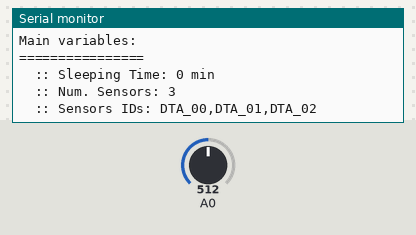
The sketch below on a simulated Arduino Uno, built with avr-gcc and run on an emulated ATmega328P. Parts: the last lines printed to the serial monitor. Inputs (shaded band) come from the test bench; at power-on: A0 = 512. No radio packets arrive unless stated.

Above: at 1.2 s.
1.3 s: A0 set to 716
At 3.8 s:
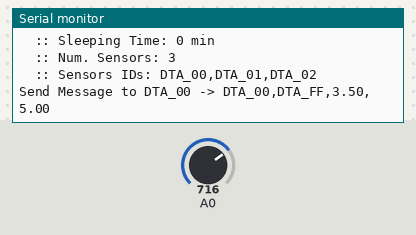
At 7.3 s:
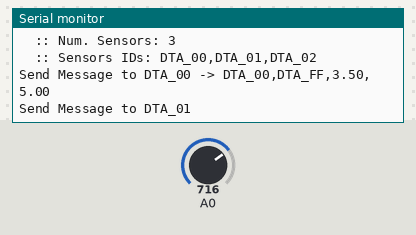

The sketch:

LoRa_Gateway_v4_No_GSM.ino
```cpp
/*************************************************
 *                   GATEWAY                     *
 *************************************************/

#include <SPI.h>
#include <LoRa.h>
#include <SoftwareSerial.h>
#include <avr/wdt.h>

#include "LowPower.h"
#include "miscelaneas.h"
#include "configuracion.h"
#include "comunicaciones.h"
#include "analogicSensor.h"

void setup() {
  Serial.begin(115200);
  while (!Serial);
  while (!LoRa.begin(frequency)) {
    Serial.println(F("LoRa init failed. Check your connections."));
    delay(1);
  }
  LoRa.setTxPower(20); // Ajusta la potencia de transmisión a 20 dBm
  LoRa.setSignalBandwidth(125E3); // Ancho de banda de 125 kHz
  LoRa.setSpreadingFactor(12);    // Factor de propagación de 12
  LoRa.setCodingRate4(5);         // Tasa de codificación 4/5
  Serial.println(F("\n\nDTA-Agrícola LoRa_Gateway v0.4\n"));
  comunicaciones("", "", true);
}

void loop() {
  onReceive();
  if (runEvery(3000)) {
    String message = "DTA_FF," + nodes[idx] + "," + String(sleepingTime);
    LoRa_sendMessage(message);
    Serial.print("\nSend Message to " + nodes[idx]);
    repeat++;
    if (repeat == 2) {
      setCounters();
    }
  }
}

void LoRa_sendMessage(String message) {
  LoRa.beginPacket();
  LoRa.print(message);
  LoRa.endPacket(true);
}

void onReceive() {
  measurements[idx] = -99.0;
  voltages[idx] = -99.0;
  if (nodes[idx] == String(nodeAddress) && repeat > 0) {
    measurements[idx] = readAnalogicData(sensor);
    voltages[idx] = readVcc();
    setData(String(measurements[idx]) + "," + String(voltages[idx]), 0);
    setCounters();
  } else {
    if (LoRa.parsePacket() > 0) {
      String message = "";
      while (LoRa.available()) {
        message += (char)LoRa.read();
      }
      if (message.length() > 14 && message.substring(0, 6) == nodes[idx] && message.substring(7, 13) == String(gatewayAddress)) {
        setData(message, 14);
        setCounters();
      }
    }
  }
}

void setData(String data, byte offSet) {
  Serial.print(F(" -> "));
  if (offSet == 0) {
    Serial.print(nodes[idx] + "," + String(gatewayAddress));
  } else {
    Serial.print(data.substring(0, offSet - 1));
    byte i = data.indexOf(',', offSet);
    measurements[idx] = data.substring(offSet, i).toFloat();
    voltages[idx] = data.substring(i + 1, data.length()).toFloat();
  }
  Serial.print("," + String(measurements[idx]) + "," + String(voltages[idx]));
}

void setCounters() {
  idx++;
  idx = idx < numSensors ? idx : 0;
  repeat = 0;
  if (idx == 0) {
    showAndTxData();
    delay(50);
    sleepFor(sleepingTime);
    Serial.println(F("\n[[[ Nuevo ciclo... ]]]"));
  }
}

void showAndTxData() {
  String strMeasurements = "";
  String strVoltages = "";
  for (int i = 0; i < numSensors; i++) strMeasurements += i == 0 ? String(measurements[i]) : "," + String(measurements[i]);
  for (int i = 0; i < numSensors; i++) strVoltages += i == 0 ? String(voltages[i]) : "," + String(voltages[i]);
  Serial.print(F("\nMeasurements: [")); Serial.print(strMeasurements);
  Serial.print(F("]\nVoltages:     [")); Serial.print(strVoltages); Serial.println(F("]"));
  comunicaciones(strMeasurements, strVoltages, false);
}

boolean runEvery(unsigned long interval) {
  static unsigned long previousMillis = 0;
  unsigned long currentMillis = millis();
  if (currentMillis - previousMillis >= interval) {
    previousMillis = currentMillis;
    return true;
  }
  return false;
}

void sleepFor(float minutes) {
  Serial.print(F("Sleeping for ")); Serial.print(minutes); Serial.println(F(" minutes..."));
  delay(10);
  int timeToSleep = 15 * minutes;
  for (int i = 0; i <= timeToSleep; i++) {
    LowPower.powerDown(SLEEP_4S, ADC_OFF, BOD_OFF);
    wdt_reset();
  }
}
```

analogicSensor.h
```cpp
#pragma region Sensores

int cmp_desc(const void *c1, const void *c2) {
  return *((int *)c2) - *((int *)c1);
}

int cmp_asc(const void *c1, const void *c2) {
  return *((int *)c1) - *((int *)c2);
}

float meanArray(float arr[]) {
  float result = 0;
  for (int i = 1; i < 99; i++) {
    result += arr[i];
  }
  return result / 98;
}

long readVcc() {
  ADMUX = _BV(REFS0) | _BV(MUX3) | _BV(MUX2) | _BV(MUX1);
  delay(2);
  ADCSRA |= _BV(ADSC);
  while (bit_is_set(ADCSRA, ADSC));

  long result = ADCL;
  result |= ADCH << 8;
  result = 1126400L / result; // Back-calculate AVcc in mV
  return result / 1000.0;
}

float readAnalogicData(int port) {
  float vcc = readVcc();
  float values[100];
  for (int i = 0; i < 100; i++) {
    values[i] = analogRead(port);
    delayMicroseconds(30);
  }
  qsort(values, 100, sizeof(float), cmp_asc);
  float result = meanArray(values);
  return (result / 1024.0) * vcc;
}

#pragma endregion Sensores
```

comunicaciones.h
```cpp
#include "Arduino.h"

#pragma region Comunicaciones

void commWatchDogReset() {
  commError += (restartGSM) ? 1 : commError = 0;
  if (commError > 0) {
    Serial.print(F("commError: ")); Serial.println(commError);
  }
  if (commError == 10) {
    resetSoftware();
  }
}

String getResponse(int wait, bool response){
  String result = "";
  delay(wait);
  unsigned long iTimer = millis();
  while(!gprs.available() && (millis() - iTimer) <= 1000) {
    delay(5);
  }
  while(gprs.available() > 0) {
    result += (char)gprs.read();
    delay(1.5);
  }
  if (response) {
    Serial.println(result);
  }
  return result;
}

String getDataStream(String dataSetream) {
  dataSetream = dataSetream.substring(dataSetream.indexOf('"'), dataSetream.indexOf("OK"));
  commRx = dataSetream != "" ? true : false;
  restartGSM = !commRx ? true : false;
  return dataSetream;
}

int getSignalValue() {
  gprs.println(F("AT+CSQ"));           // Calidad de la señal -  debe ser 9 o superior: +CSQ: 14,0 OK
  String aux1 = getResponse(15, false);
  String aux2 = parse(aux1, ' ', 1);
  String aux3 = parse(aux2, ',', 0);
  int result = aux3.toInt();
  return result;
}

void testComunicaciones() {
  wdt_reset();                         // Reset the watchdog
  gprs.println(F("AT+IPR=9600"));      // Velocidad en baudios?
  getResponse(15, testComm);
  gprs.println(F("AT"));               // Tarjeta SIM Lista? OK
  getResponse(15, testComm);
  gprs.println(F("AT+CGMI"));          // Fabricante del dispositivo?
  getResponse(15, testComm);
  gprs.println(F("ATI"));              // Información del producto?
  getResponse(15, testComm);
  gprs.println(F("AT+CGSN"));          // Número de serie?
  getResponse(15, testComm);
  gprs.println(F("AT+IPR?"));          // Velocidad en baudios?
  getResponse(15, testComm);
  gprs.println(F("AT+CBC"));           // Estado de la bateriía
  getResponse(15, testComm);
  gprs.println(F("AT+CFUN?"));         // Funcionalidad 0 mínima 1 máxima
  getResponse(15, testComm);
  gprs.println(F("AT+CGATT=1"));       // Tarjeta SIM insetada? +CPIN: READY OK
  getResponse(15, testComm);
  gprs.println(F("AT+CPIN?"));         // Tarjeta SIM insetada? +CPIN: READY OK
  getResponse(15, testComm);
  gprs.println(F("AT+WIND=1"));        // Indicación de tarjeta SIM insetada? +CPIN: READY OK
  wdt_reset();                         // Reset the watchdog
  getResponse(15, testComm);
  gprs.println(F("AT+CREG?"));         // Tarjeta SIM registrada? +CREG: 0,1 OK
  getResponse(15, testComm);
  gprs.println(F("AT+CGATT?"));        // Tiene GPRS? +CGATT: 1 OK
  getResponse(15, testComm);
  gprs.println(F("AT+CSQ"));           // Calidad de la señal -  debe ser 9 o superior: +CSQ: 14,0 OK
  getResponse(15, testComm);
  gprs.println(F("AT+CCLK?"));         // Fecha y Hora?
  getResponse(15, testComm);
  gprs.println(F("AT+COPS?"));         // Comañía telefónica?
  getResponse(15, testComm);
}

void setupGSM() {
  // if (restartGSM) {
    Serial.println(F("Setup GSM"));
    gprs.begin(9600);
    gprs.listen();
    if (testComm) { testComunicaciones(); }
    // gprs.println(F("AT+CBAND=PCS_MODE"));    // PGSM_MODE, DCS_MODE, PCS_MODE, EGSM_DCS_MODE, GSM850_PCS_MODE, ALL_BAND
    // getResponse(15, testComm);
    // gprs.println(F("AT+CBAND=ALL_BAND"));
    // getResponse(15, testComm);
    gprs.println(F("AT+SAPBR=3,1,\"CONTYPE\",\"GPRS\""));
    getResponse(15, testComm);
    gprs.println(F("AT+SAPBR=3,1,\"APN\",\"internet.itelcel.com\""));
    getResponse(15, testComm);
    gprs.println(F("AT+SAPBR=3,1,\"USER\",\"webgpr\""));
    getResponse(15, testComm);
    gprs.println(F("AT+SAPBR=3,1,\"PWD\",\"webgprs2002\""));
    getResponse(15, testComm);
    gprs.println(F("AT+CFUN=1"));               // Funcionalidad 0 mínima 1 máxima
    getResponse(15, testComm);
    gprs.println(F("AT+SAPBR=1,1"));
    getResponse(15, testComm);
    gprs.println(F("AT+SAPBR=2,1"));
    getResponse(15, testComm);
    wdt_reset();                                // Reset the watchdog
  // }
}

String httpRequest(String strMeasurements, String strVoltages, bool setup) {
  signalVar = getSignalValue();
  gprs.println(F("AT+HTTPINIT"));
  getResponse(15, testComm);
  gprs.print(httpServer);
  gprs.print(telefono);
  gprs.print(F("&no=")); gprs.print((String)numSensors);
  gprs.print(F("&data=[")); gprs.print(strMeasurements); gprs.print(F("]"));
  gprs.print(F("&vi=[")); gprs.print(strVoltages); gprs.print(F("]"));
  gprs.print(F("&rx=")); gprs.print((String)(commRx ? "Ok" : "Er"));
  gprs.print(F("&si=")); gprs.println((String)signalVar + "\"");
  getResponse(25, true);
  gprs.println(F("AT+HTTPACTION=0"));
  getResponse(6000, testComm);
  gprs.println(F("AT+HTTPREAD"));
  String result = getResponse(0, testComm);
  // Serial.println(result);
  gprs.println(F("AT+HTTPTERM"));
  getResponse(30, testComm);
  wdt_reset();                                // Reset the watchdog
  commWatchDogReset();
  return getDataStream(result);
}

void setVariables(String data) {
  Serial.print(F("data: ")); Serial.println(data);
  sleepingTime = parse(data, '"', 1).toInt();
  numSensors = parse(data, '"', 2).toInt();
  for (int i = 0; i < numSensors; i++) nodes[i] = parse(data, '"', i + 3).substring(0, 6);
}

void showVariables() {
  Serial.println(F("\nMain variables: \n================"));
  Serial.print(F("  :: Sleeping Time: ")); Serial.print(sleepingTime); Serial.println(" min");
  Serial.print(F("  :: Num. Sensors: ")); Serial.println(numSensors);
  Serial.print(F("  :: Sensors IDs: "));
  for (int i = 0; i < numSensors; i++) Serial.print(i > 0 ? "," + nodes[i] : nodes[i]);
  Serial.println();
}

void comunicaciones(String strMeasurements, String strVoltages, bool setup) {
  Serial.println(F("\nComunicación con el servidor"));
// 4                                                                                                                                        N                                                                                                                                                                                                               setupGSM();
  // String data = httpRequest(strMeasurements, strVoltages, setup);
  Serial.println("Mockup data...");
  String data = "\"0\"3\"DTA_00\"DTA_01\"DTA_02\"DTA_03\"DTA_04\"DTA_05\"DTA_06\"DTA_07\"DTA_08\"DTA_09\"";
  if (data != "") {
    setVariables(data);
    showVariables();
  }
}

#pragma endregion Comunicaciones
```

miscelaneas.h
```cpp
#pragma region Common

void(* resetSoftware)(void) = 0;

String fillNumber(int number, byte positions) {
  String numberStr = ((String) number);
  byte cerosLength = positions - numberStr.length();
  String result = "";
  for (byte i = 0; i < cerosLength; i++) {
    result += "0";
  }
  return result + numberStr;
}

String parse(String dataString, char separator, int index) {
  int found = 0;
  int strIndex[] = {0, -1};
  int maxIndex = dataString.length()-1;
  for(int i = 0; i <= maxIndex && found <= index; i++) {
    if(dataString.charAt(i) == separator || i == maxIndex) {
        found++;
        strIndex[0] = strIndex[1]+1;
        strIndex[1] = (i == maxIndex) ? i+1 : i;
    }
  }
  return found > index ? dataString.substring(strIndex[0], strIndex[1]) : "";
}


#pragma endregion Common
```

configuracion.h
```cpp
/****************************************************************************
 *                                                                          *
 *   Configuración: {GSMr, GSMt, PLT, Pais, Lada, Número(3), Número(4)}     *
 *   - GSM: Rx, Tx (D3, D2) <= Chip azul | (D2, D3) <= Chip rojo            *
 *   - A0: Entrada analógica                                                *
 *   - Comunicación LoRA                                                    *
 *     . D9 : RST                                                           *
 *     . D10: SS                                                            *
 *     . D11: MOSI                                                          *
 *     . D12: MISO                                                          *
 *     . D13: SCK                                                           *
 *   - Vector de configuración config[]                                     *
 *     {x, x, xx, xxx, xxx, xxxx}                                           *
 *      |  |  |   |    |     └ Número parte 2                               *
 *      |  |  |   |    └────── Número parte 1                               *
 *      |  |  |   └─────────── Lada                                         *
 *      |  |  └─────────────── País                                         *
 *      |  └────────────────── Tx                                           *
 *      └───────────────────── Rx                                           *
 *   - Vector de entrada                                                    *
 *     {xxx, xxx, xxxx, xxxx, ..., xxxx}                                    *
 *       |    |     |     |          └ Sensor N                             *
 *       |    |     |     └─────────── Sensor 2                             *
 *       |    |     └───────────────── Sensor 1 (conectado al Gateway)      *
 *       |    └─────────────────────── Candidad de sensores                 *
 *       └──────────────────────────── Tiempo de dormancia                  *
 *                                                                          *
 ****************************************************************************/

// Settings
const int config[] = {2, 3, 33, 333, 333, 3333};
// const int config[] = {2, 3, 52, 625, 125, 9145};

#pragma region Variables

#define telefono fillNumber(config[2], 2) + fillNumber(config[3], 3) + fillNumber(config[4], 3) + fillNumber(config[5], 4)
#define httpServer F("AT+HTTPPARA=\"URL\",\"http://dtaamerica.com/ws/sensor_v1.php?id=")

#define gatewayAddress "DTA_FF"
#define nodeAddress "DTA_00"
#define sensor A0

const long frequency = 433E6; // 433E6 or 915E6, the MHz speed of module

static String sensorsID = "";
String nodes[10];
float measurements[10];
float voltages[10];
byte idx = 0;
byte numSensors = 1;
byte repeat = 0;
int sleepingTime = 1;

SoftwareSerial gprs(config[0], config[1]);     // Comunicaciones
bool restartGSM = true;
byte signalVar = 0;
byte commError = 0;
bool commRx = true;
bool testComm = false;
const int eeAddress = 0;

#pragma endregion Variables
```

Measured:
- after the input at 1.3 s, the serial monitor: prints a new line after 1.7 s (image 1)
